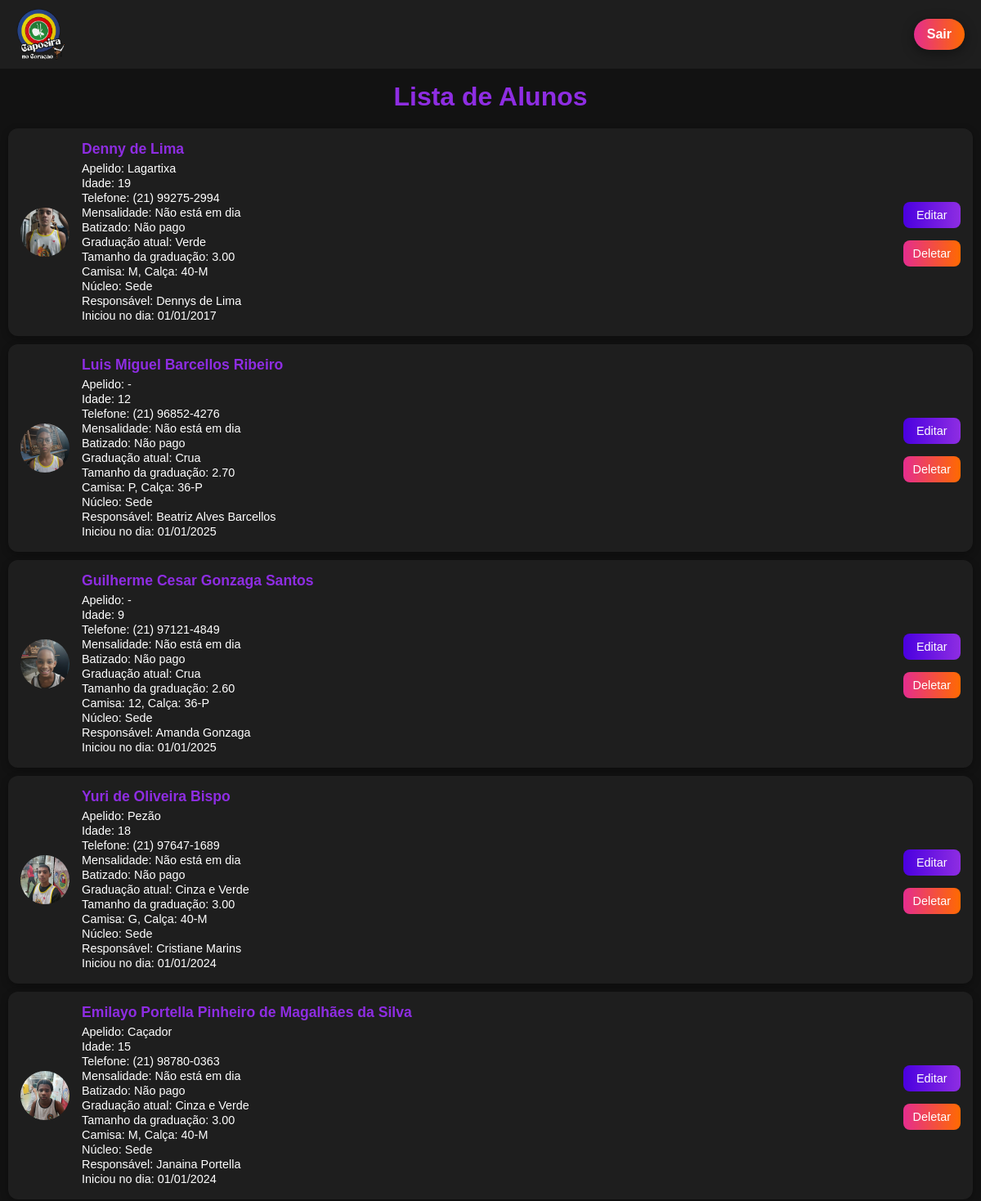
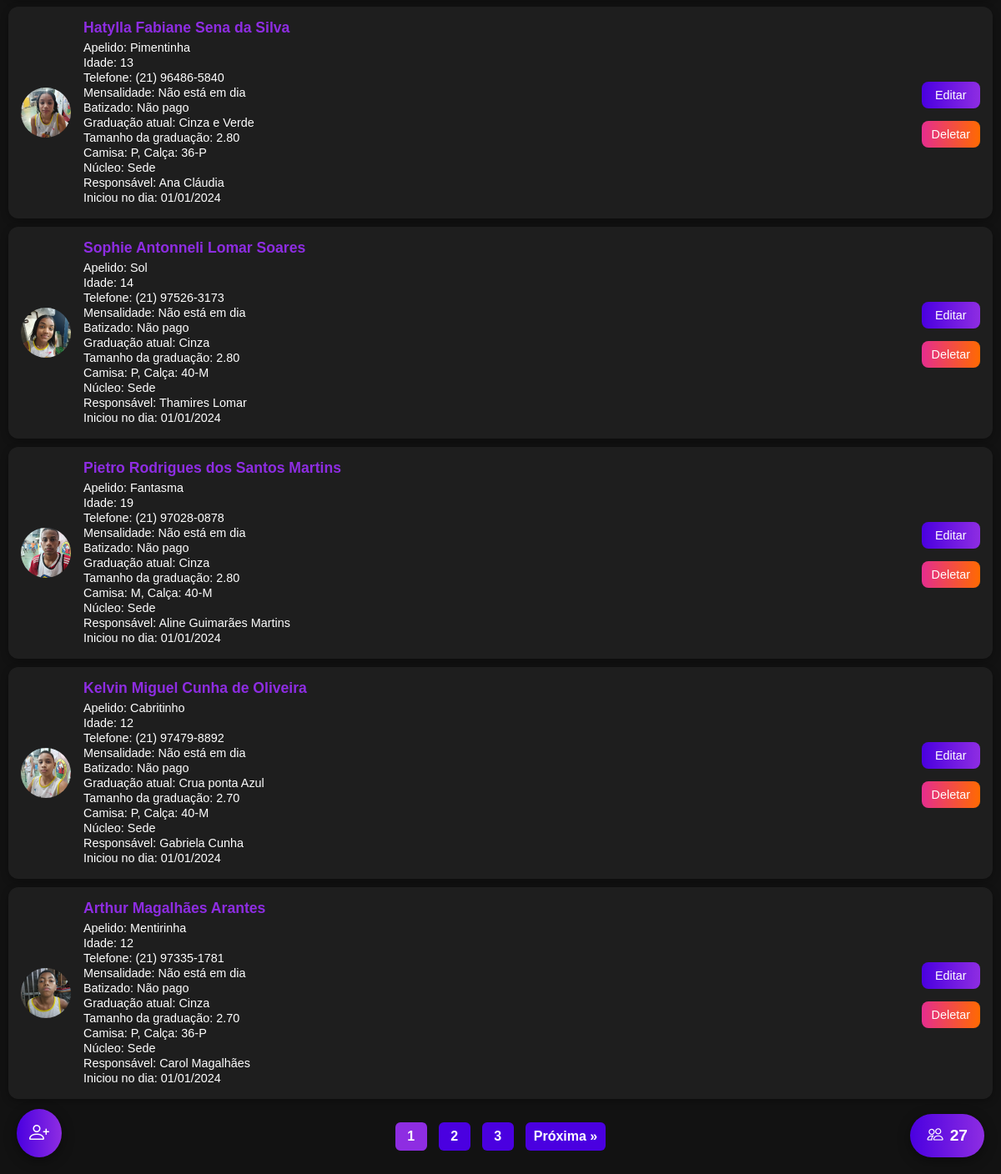
/ (signed in), run on an earlier commit of the app's database (2 pictures, top to bottom).
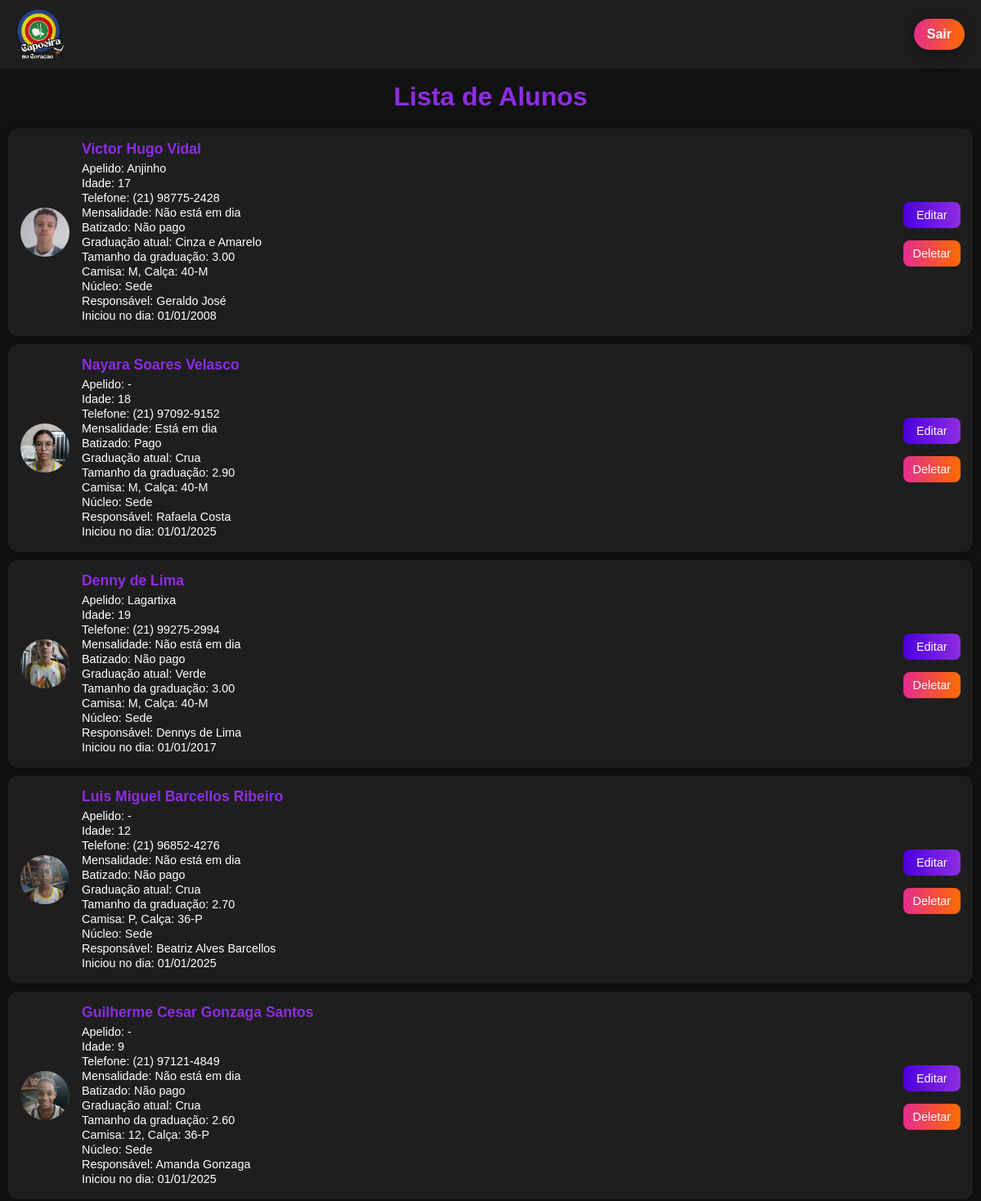
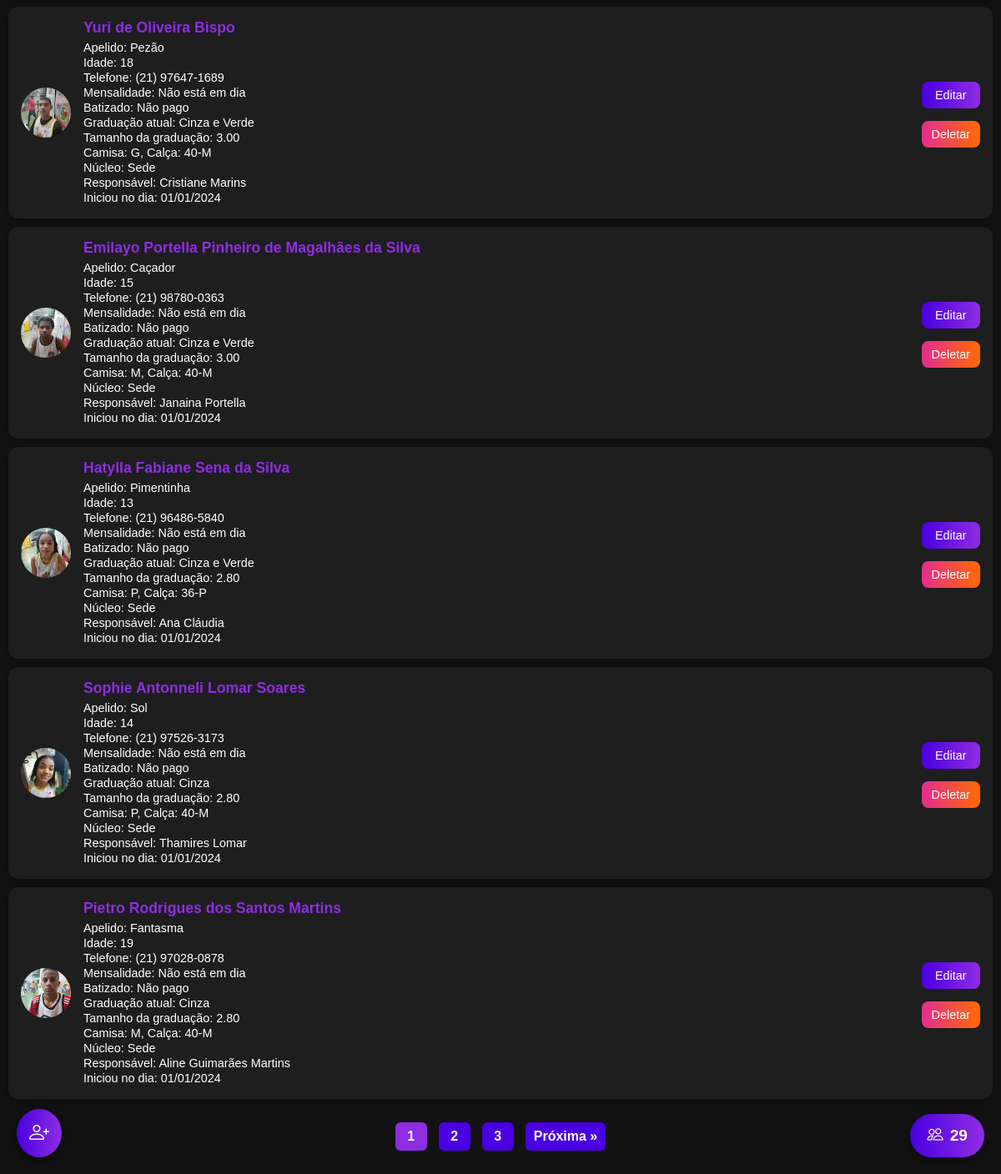
And on a later commit of the database (2 pictures, top to bottom).
### tables this page shows
CREATE TABLE usuarios (
            id INTEGER PRIMARY KEY AUTOINCREMENT,
            nome_completo TEXT NOT NULL,
            apelido TEXT,
            idade TEXT NOT NULL,
            telefone TEXT,
            mensalidade TEXT NOT NULL,
            batizado TEXT NOT NULL,
            graduacao_atual TEXT NOT NULL,
            graduacao_tamanho TEXT NOT NULL,
            camisa_tamanho TEXT,
            calsa_tamanho TEXT,
            foto TEXT,
            nucleo TEXT NOT NULL,
            responsavel TEXT,
            iniciou_no_dia TEXT
        );

### app.py (the view, shortened to what this page needs)
@app.route("/", methods=["GET", "POST"])
def index():
    alunos = []
    total_paginas = 0
    total_alunos = 0
    pagina = request.args.get("pagina", 1, type=int)  # ?pagina= no GET
    por_pagina = 10
    if session.get("admin_logado"):
        conn = conectar_banco()
        conn.row_factory = sqlite3.Row
        cursor = conn.cursor()
        cursor.execute("SELECT COUNT(*) FROM usuarios")
        total_alunos = cursor.fetchone()[0]
        total_paginas = (total_alunos + por_pagina - 1) // por_pagina
        offset = (pagina - 1) * por_pagina
        cursor.execute(
            "SELECT * FROM usuarios ORDER BY id DESC LIMIT ? OFFSET ?",
            (por_pagina, offset),
        )
        alunos = cursor.fetchall()
        cursor.close()
        conn.close()
    return render_template(
        "index.html",
        alunos=alunos,
        graduacoes=graduacoes,
        pagina=pagina,
        total_paginas=total_paginas,
        total_alunos=total_alunos  # total geral
    )

### app.py (called while the page is built)
def conectar_banco():
    return sqlite3.connect("database.db")

@app.template_filter('data_br')
def data_br(value):
    if not value:
        return '-'
    try:
        dt = datetime.strptime(value, "%Y-%m-%d")
        return dt.strftime("%d/%m/%Y")
    except Exception:
        return value

### templates/index.html (shortened to what this page needs)
<!DOCTYPE html>
<html lang="pt-br">
<head>
    <link rel="stylesheet" href="https://cdn.jsdelivr.net/npm/bootstrap-icons@1.11.3/font/bootstrap-icons.css">
</head>
<body>
    {% if not session.get('admin_logado') %}
    <div class="login-card">
        <h2>Senha do Admin</h2>
        <form method="POST">
            <input type="password" name="senha" placeholder="Digite a senha" required>
            <button type="submit">Entrar</button>
        </form>
        {% with messages = get_flashed_messages() %}
        {% if messages %}
        <p style="color:red;">{{ messages[0] }}</p>
        {% endif %}
        {% endwith %}
    </div>
    {% else %}
    <header>
        <img class="logo" src="/static/img_base/logo.png" alt="Logo Capoeira no Coração">
        {% if session.get('admin_logado') %}
        <a href="{{ url_for('logout') }}" class="btn-flutuante-deslogar">Sair</a>
        {% endif %}
    </header>
    <h1>Lista de Alunos</h1>
    {% for aluno in alunos %}
    <div class="aluno-card">
        {% if aluno.foto %}
        <img src="{{ url_for('static', filename='fotos/' ~ aluno.foto) }}" alt="Foto do aluno">
        {% else %}
        <img src="{{ url_for('static', filename='fotos/default.png') }}" alt="Sem foto">
        {% endif %}
        <div class="aluno-info">
            <h3>{{ aluno.nome_completo }}</h3>
            <p>Apelido: {{ aluno.apelido or '-' }}</p>
            <p>Idade: {{ aluno.idade }}</p>
            <p>Telefone: {{ aluno.telefone or '-' }}</p>
            <p>Mensalidade: {{ aluno.mensalidade }}</p>
            <p>Batizado: {{ aluno.batizado }}</p>
            <p>Graduação atual: {{ aluno.graduacao_atual }}</p>
            <p>Tamanho da graduação: {{ aluno.graduacao_tamanho }}</p>
            <p>Camisa: {{ aluno.camisa_tamanho or '-' }}, Calça: {{ aluno.calsa_tamanho or '-' }}</p>
            <p>Núcleo: {{ aluno.nucleo }}</p>
            <p>Responsável: {{ aluno.responsavel or '-' }}</p>
            <p>Iniciou no dia: {{ aluno.iniciou_no_dia|data_br }}</p>
        </div>
        <div class="edit-delet">
            <a href="/editar/{{ aluno.id }}" class="btn-editar">Editar</a>
            <a href="/deletar/{{ aluno.id }}" class="btn-deletar">Deletar</a>
        </div>
    </div>
    {% else %}
    <p style="text-align:center; margin-top: 20px;">Nenhum aluno cadastrado ainda.</p>
    {% endfor %}
    {% if total_paginas > 1 %}
    <div class="paginacao">
        {% for p in range(1, total_paginas+1) %}
        {% if p == pagina %}
        <span class="pagina-atual">{{ p }}</span>
        {% else %}
        <a href="{{ url_for('index', pagina=p) }}">{{ p }}</a>
        {% endif %}
        {% endfor %}
        {% if pagina < total_paginas %} <a href="{{ url_for('index', pagina=pagina+1) }}">Próxima &raquo;</a>
            {% endif %}
    </div>
    {% endif %}
    <a href="{{ url_for('cadastrar') }}" class="btn-flutuante">
        <i class="bi bi-person-plus"></i>
    </a>
    <div class="bola-total-alunos">
        <i class="bi bi-people"></i> {{ total_alunos }}
    </div>
    {% endif %}
</body>
</html>

### templates/index.html (style rules this page uses)
* { padding: 0; margin: 0; box-sizing: border-box; outline: none; }
body { font-family: Arial, sans-serif; background: #121212; color: #fff; }
header { display: flex; justify-content: space-between; align-items: center; position: fixed; top: 0; width: 100%; z-index: 1000; padding: 10px 20px; background-color: #1E1E1E; }
h1 { text-align: center; color: #8E2DE2; margin-bottom: 20px; margin-top: 100px; }
.aluno-card { background: #1E1E1E; border-radius: 12px; padding: 15px; margin-bottom: 15px; display: flex; align-items: center; justify-content: space-between; box-shadow: 0 3px 10px rgba(0, 0, 0, 0.3); margin: 0; margin: 0 10px 10px 10px; }
.aluno-card img { width: 60px; height: 60px; border-radius: 50%; object-fit: cover; margin-right: 15px; }
.aluno-info { flex: 1; }
.aluno-info h3 { margin: 0 0 5px 0; font-size: 1.1em; color: #8E2DE2; }
.aluno-info p { margin: 2px 0; font-size: 0.9em; }
.btn-editar, .btn-deletar { padding: 8px 12px; color: #fff; border: none; border-radius: 8px; cursor: pointer; font-size: 0.9em; text-decoration: none; text-align: center; transition: 0.3s; display: inline-block; margin-top: 5px; outline: none; }
.btn-editar { background: linear-gradient(to right, #4A00E0, #8E2DE2); }
.btn-deletar { background: linear-gradient(to right, #E52D8E, #FF6A00); }
.btn-flutuante { position: fixed; bottom: 20px; left: 20px; background: linear-gradient(to right, #4A00E0, #8E2DE2); color: #fff; padding: 15px; border-radius: 50%; font-size: 1.5em; text-decoration: none; box-shadow: 0 4px 15px rgba(0, 0, 0, 0.4); transition: 0.3s; outline: none; display: flex; justify-content: center; align-items: center; }
.bola-total-alunos { position: fixed; bottom: 20px; right: 20px; padding: 15px 20px; background: linear-gradient(to right, #4A00E0, #8E2DE2); color: #fff; border-radius: 50px; display: flex; justify-content: center; align-items: center; font-weight: bold; font-size: 1.2em; box-shadow: 0 4px 15px rgba(0, 0, 0, 0.4); cursor: default; transition: 0.3s; outline: none; gap: 8px; }
.logo { width: 60px; display: block; margin: 0; }
.btn-flutuante-deslogar { background: linear-gradient(to right, #E52D8E, #FF6A00); color: #fff; padding: 10px 16px; border-radius: 50px; font-weight: bold; text-decoration: none; box-shadow: 0 4px 15px rgba(0, 0, 0, 0.4); transition: 0.3s; outline: none; }
.edit-delet { display: flex; flex-direction: column; gap: 10px; margin-left: 0px; outline: none; }
.paginacao { display: flex; gap: 6px; align-items: center; justify-content: center; margin: 20px 0; padding: 8px; overflow-x: auto; white-space: nowrap; -webkit-overflow-scrolling: touch; }
.paginacao a, .paginacao span { display: inline-flex; align-items: center; justify-content: center; padding: 8px 10px; margin: 0 4px; border-radius: 6px; text-decoration: none; background: #4A00E0; color: white; font-weight: 700; min-width: 38px; }
.paginacao span.pagina-atual { background: #8E2DE2; }

What changed in the data, as far as the page shows it:
no longer on this page (row unchanged): usuarios: foto (picture), nome_completo "Kelvin Miguel Cunha de Oliveira", apelido "Cabritinho", idade "12", telefone "(21) 97479-8892", mensalidade "Não está em dia", batizado "Não pago", graduacao_atual "Crua ponta Azul", graduacao_tamanho "2.70", camisa_tamanho "P", calsa_tamanho "40-M", nucleo "Sede", responsavel "Gabriela Cunha", iniciou_no_dia|data_br "01/01/2024"
no longer on this page (row unchanged): usuarios: foto (picture), nome_completo "Arthur Magalhães Arantes", apelido "Mentirinha", idade "12", telefone "(21) 97335-1781", mensalidade "Não está em dia", batizado "Não pago", graduacao_atual "Cinza", graduacao_tamanho "2.70", camisa_tamanho "P", calsa_tamanho "36-P", nucleo "Sede", responsavel "Carol Magalhães", iniciou_no_dia|data_br "01/01/2024"
added usuarios: foto (picture), nome_completo "Victor Hugo Vidal", apelido "Anjinho", idade "17", telefone "(21) 98775-2428", mensalidade "Não está em dia", batizado "Não pago", graduacao_atual "Cinza e Amarelo", graduacao_tamanho "3.00", camisa_tamanho "M", calsa_tamanho "40-M", nucleo "Sede", responsavel "Geraldo José", iniciou_no_dia|data_br "01/01/2008"
added usuarios: foto (picture), nome_completo "Nayara Soares Velasco", apelido "-", idade "18", telefone "(21) 97092-9152", mensalidade "Está em dia", batizado "Pago", graduacao_atual "Crua", graduacao_tamanho "2.90", camisa_tamanho "M", calsa_tamanho "40-M", nucleo "Sede", responsavel "Rafaela Costa", iniciou_no_dia|data_br "01/01/2025"
Also different on the page:
{{ total_alunos }}: "27" → "29"
